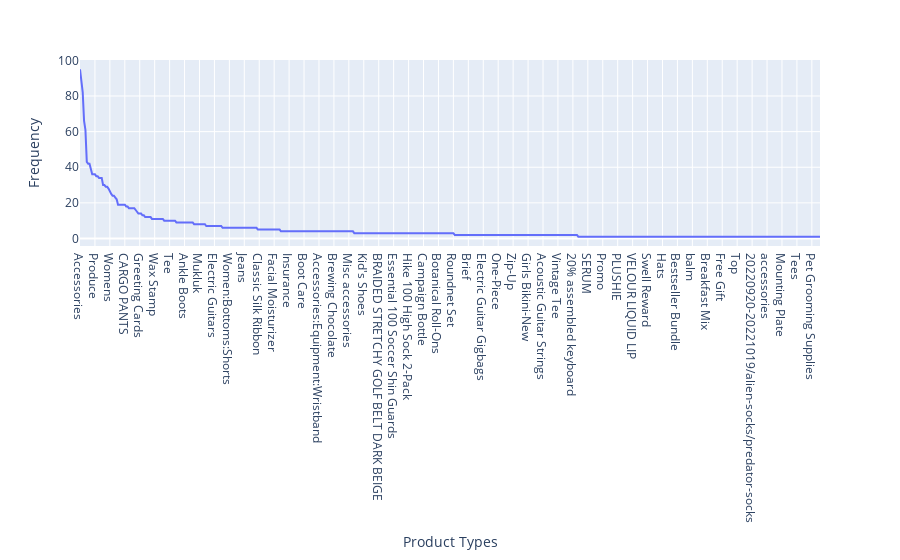

The notebook cell this image was saved under:
### Code cell
import plotly.express as px
import pandas as pd

# keywords = pd.read_excel("keywords.xlsx")
# keywords=pd.read_csv("/content/KeyWords12-04.csv")
sort=combined_csv['product_type'].value_counts()
print(sort)
x=sort.index
y=sort.values

fig = px.line(x =x,y= y,labels={'x':'Product Types','y':'Frequency'})
fig.show()

### Figure 1 — Plotly figure (JSON) as saved in the notebook; plotly's stock layout.template omitted (floating-point values rounded to 4 significant figures; data arrays with more than 128 entries replaced by an {"elided": "..."} marker saying what was removed)
{"data": [{"hovertemplate": "Product Types=%{x}<br>Frequency=%{y}<extra></extra>", "legendgroup": "", "line": {"color": "#636efa", "dash": "solid"}, "marker": {"symbol": "circle"}, "mode": "lines", "name": "", "orientation": "v", "showlegend": false, "type": "scatter", "x": {"elided": "546 str values"}, "xaxis": "x", "y": {"elided": "546 int values"}, "yaxis": "y"}], "layout": {"legend": {"tracegroupgap": 0}, "margin": {"t": 60}, "xaxis": {"anchor": "y", "domain": [0, 1], "title": {"text": "Product Types"}}, "yaxis": {"anchor": "x", "domain": [0, 1], "title": {"text": "Frequency"}}}}
